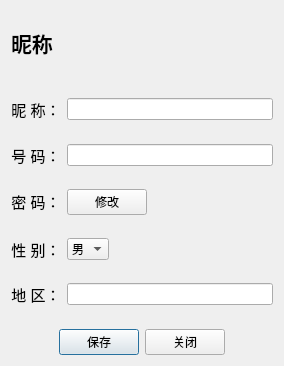
<?xml version="1.0" encoding="UTF-8"?>
<ui version="4.0">
 <class>PersonalCenter</class>
 <widget class="QDialog" name="PersonalCenter">
  <property name="geometry">
   <rect>
    <x>0</x>
    <y>0</y>
    <width>284</width>
    <height>366</height>
   </rect>
  </property>
  <property name="windowTitle">
   <string>个人信息中心</string>
  </property>
  <property name="windowIcon">
   <iconset resource="images/images.qrc">
    <normaloff>:/new/images/Tux.png</normaloff>:/new/images/Tux.png</iconset>
  </property>
  <layout class="QVBoxLayout" name="verticalLayout_2">
   <item>
    <layout class="QVBoxLayout" name="verticalLayout">
     <item>
      <spacer name="verticalSpacer_6">
       <property name="orientation">
        <enum>Qt::Vertical</enum>
       </property>
       <property name="sizeHint" stdset="0">
        <size>
         <width>20</width>
         <height>40</height>
        </size>
       </property>
      </spacer>
     </item>
     <item>
      <layout class="QHBoxLayout" name="horizontalLayout">
       <item>
        <widget class="QLabel" name="labelNickName">
         <property name="font">
          <font>
           <pointsize>16</pointsize>
           <weight>75</weight>
           <bold>true</bold>
          </font>
         </property>
         <property name="text">
          <string>昵称</string>
         </property>
        </widget>
       </item>
       <item>
        <widget class="QLabel" name="labelImage">
         <property name="pixmap">
          <pixmap resource="images/images.qrc">:/new/images/Tux.png</pixmap>
         </property>
        </widget>
       </item>
      </layout>
     </item>
     <item>
      <spacer name="verticalSpacer_8">
       <property name="orientation">
        <enum>Qt::Vertical</enum>
       </property>
       <property name="sizeHint" stdset="0">
        <size>
         <width>20</width>
         <height>40</height>
        </size>
       </property>
      </spacer>
     </item>
     <item>
      <spacer name="verticalSpacer_5">
       <property name="orientation">
        <enum>Qt::Vertical</enum>
       </property>
       <property name="sizeHint" stdset="0">
        <size>
         <width>20</width>
         <height>40</height>
        </size>
       </property>
      </spacer>
     </item>
     <item>
      <layout class="QHBoxLayout" name="horizontalLayout_2">
       <item>
        <widget class="QLabel" name="labelDisplayNameTip">
         <property name="text">
          <string>&lt;!DOCTYPE HTML PUBLIC &quot;-//W3C//DTD HTML 4.0//EN&quot; &quot;http://www.w3.org/TR/REC-html40/strict.dtd&quot;&gt;
&lt;html&gt;&lt;head&gt;&lt;meta name=&quot;qrichtext&quot; content=&quot;1&quot; /&gt;&lt;style type=&quot;text/css&quot;&gt;
p, li { white-space: pre-wrap; }
&lt;/style&gt;&lt;/head&gt;&lt;body style=&quot; font-family:'SimSun'; font-size:9pt; font-weight:400; font-style:normal;&quot;&gt;
&lt;p align=&quot;center&quot; style=&quot; margin-top:0px; margin-bottom:0px; margin-left:0px; margin-right:0px; -qt-block-indent:0; text-indent:0px;&quot;&gt;&lt;span style=&quot; font-size:11pt;&quot;&gt;昵 称：&lt;/span&gt;&lt;/p&gt;&lt;/body&gt;&lt;/html&gt;</string>
         </property>
        </widget>
       </item>
       <item>
        <widget class="QLineEdit" name="lineEditNickName"/>
       </item>
      </layout>
     </item>
     <item>
      <spacer name="verticalSpacer_4">
       <property name="orientation">
        <enum>Qt::Vertical</enum>
       </property>
       <property name="sizeHint" stdset="0">
        <size>
         <width>20</width>
         <height>40</height>
        </size>
       </property>
      </spacer>
     </item>
     <item>
      <layout class="QHBoxLayout" name="horizontalLayout_3">
       <item>
        <widget class="QLabel" name="label_5">
         <property name="text">
          <string>&lt;!DOCTYPE HTML PUBLIC &quot;-//W3C//DTD HTML 4.0//EN&quot; &quot;http://www.w3.org/TR/REC-html40/strict.dtd&quot;&gt;
&lt;html&gt;&lt;head&gt;&lt;meta name=&quot;qrichtext&quot; content=&quot;1&quot; /&gt;&lt;style type=&quot;text/css&quot;&gt;
p, li { white-space: pre-wrap; }
&lt;/style&gt;&lt;/head&gt;&lt;body style=&quot; font-family:'SimSun'; font-size:9pt; font-weight:400; font-style:normal;&quot;&gt;
&lt;p align=&quot;center&quot; style=&quot; margin-top:0px; margin-bottom:0px; margin-left:0px; margin-right:0px; -qt-block-indent:0; text-indent:0px;&quot;&gt;&lt;span style=&quot; font-size:11pt;&quot;&gt;号 码：&lt;/span&gt;&lt;/p&gt;&lt;/body&gt;&lt;/html&gt;</string>
         </property>
        </widget>
       </item>
       <item>
        <widget class="QLineEdit" name="lineEditAccount">
         <property name="readOnly">
          <bool>true</bool>
         </property>
        </widget>
       </item>
      </layout>
     </item>
     <item>
      <spacer name="verticalSpacer_3">
       <property name="orientation">
        <enum>Qt::Vertical</enum>
       </property>
       <property name="sizeHint" stdset="0">
        <size>
         <width>20</width>
         <height>40</height>
        </size>
       </property>
      </spacer>
     </item>
     <item>
      <layout class="QHBoxLayout" name="horizontalLayout_7">
       <property name="bottomMargin">
        <number>0</number>
       </property>
       <item>
        <widget class="QLabel" name="label">
         <property name="text">
          <string>&lt;!DOCTYPE HTML PUBLIC &quot;-//W3C//DTD HTML 4.0//EN&quot; &quot;http://www.w3.org/TR/REC-html40/strict.dtd&quot;&gt;
&lt;html&gt;&lt;head&gt;&lt;meta name=&quot;qrichtext&quot; content=&quot;1&quot; /&gt;&lt;style type=&quot;text/css&quot;&gt;
p, li { white-space: pre-wrap; }
&lt;/style&gt;&lt;/head&gt;&lt;body style=&quot; font-family:'SimSun'; font-size:9pt; font-weight:400; font-style:normal;&quot;&gt;
&lt;p align=&quot;center&quot; style=&quot; margin-top:0px; margin-bottom:0px; margin-left:0px; margin-right:0px; -qt-block-indent:0; text-indent:0px;&quot;&gt;&lt;span style=&quot; font-size:11pt;&quot;&gt;密 码：&lt;/span&gt;&lt;/p&gt;&lt;/body&gt;&lt;/html&gt;</string>
         </property>
        </widget>
       </item>
       <item>
        <widget class="QPushButton" name="pushButtonPwdChange">
         <property name="text">
          <string>修改</string>
         </property>
         <property name="autoDefault">
          <bool>false</bool>
         </property>
        </widget>
       </item>
       <item>
        <spacer name="horizontalSpacer_7">
         <property name="orientation">
          <enum>Qt::Horizontal</enum>
         </property>
         <property name="sizeHint" stdset="0">
          <size>
           <width>40</width>
           <height>20</height>
          </size>
         </property>
        </spacer>
       </item>
      </layout>
     </item>
     <item>
      <spacer name="verticalSpacer">
       <property name="orientation">
        <enum>Qt::Vertical</enum>
       </property>
       <property name="sizeHint" stdset="0">
        <size>
         <width>20</width>
         <height>40</height>
        </size>
       </property>
      </spacer>
     </item>
     <item>
      <layout class="QHBoxLayout" name="horizontalLayout_5">
       <item>
        <widget class="QLabel" name="label_9">
         <property name="text">
          <string>&lt;!DOCTYPE HTML PUBLIC &quot;-//W3C//DTD HTML 4.0//EN&quot; &quot;http://www.w3.org/TR/REC-html40/strict.dtd&quot;&gt;
&lt;html&gt;&lt;head&gt;&lt;meta name=&quot;qrichtext&quot; content=&quot;1&quot; /&gt;&lt;style type=&quot;text/css&quot;&gt;
p, li { white-space: pre-wrap; }
&lt;/style&gt;&lt;/head&gt;&lt;body style=&quot; font-family:'SimSun'; font-size:9pt; font-weight:400; font-style:normal;&quot;&gt;
&lt;p align=&quot;center&quot; style=&quot; margin-top:0px; margin-bottom:0px; margin-left:0px; margin-right:0px; -qt-block-indent:0; text-indent:0px;&quot;&gt;&lt;span style=&quot; font-size:11pt;&quot;&gt;性 别：&lt;/span&gt;&lt;/p&gt;&lt;/body&gt;&lt;/html&gt;</string>
         </property>
        </widget>
       </item>
       <item>
        <widget class="QComboBox" name="comboBoxSex">
         <item>
          <property name="text">
           <string>男</string>
          </property>
         </item>
         <item>
          <property name="text">
           <string>女</string>
          </property>
         </item>
        </widget>
       </item>
       <item>
        <spacer name="horizontalSpacer_4">
         <property name="orientation">
          <enum>Qt::Horizontal</enum>
         </property>
         <property name="sizeHint" stdset="0">
          <size>
           <width>40</width>
           <height>20</height>
          </size>
         </property>
        </spacer>
       </item>
      </layout>
     </item>
     <item>
      <spacer name="verticalSpacer_2">
       <property name="orientation">
        <enum>Qt::Vertical</enum>
       </property>
       <property name="sizeHint" stdset="0">
        <size>
         <width>20</width>
         <height>40</height>
        </size>
       </property>
      </spacer>
     </item>
     <item>
      <layout class="QHBoxLayout" name="horizontalLayout_4">
       <item>
        <widget class="QLabel" name="label_7">
         <property name="text">
          <string>&lt;!DOCTYPE HTML PUBLIC &quot;-//W3C//DTD HTML 4.0//EN&quot; &quot;http://www.w3.org/TR/REC-html40/strict.dtd&quot;&gt;
&lt;html&gt;&lt;head&gt;&lt;meta name=&quot;qrichtext&quot; content=&quot;1&quot; /&gt;&lt;style type=&quot;text/css&quot;&gt;
p, li { white-space: pre-wrap; }
&lt;/style&gt;&lt;/head&gt;&lt;body style=&quot; font-family:'SimSun'; font-size:9pt; font-weight:400; font-style:normal;&quot;&gt;
&lt;p align=&quot;center&quot; style=&quot; margin-top:0px; margin-bottom:0px; margin-left:0px; margin-right:0px; -qt-block-indent:0; text-indent:0px;&quot;&gt;&lt;span style=&quot; font-size:11pt;&quot;&gt;地 区：&lt;/span&gt;&lt;/p&gt;&lt;/body&gt;&lt;/html&gt;</string>
         </property>
        </widget>
       </item>
       <item>
        <widget class="QLineEdit" name="lineEditArea"/>
       </item>
      </layout>
     </item>
     <item>
      <spacer name="verticalSpacer_7">
       <property name="orientation">
        <enum>Qt::Vertical</enum>
       </property>
       <property name="sizeHint" stdset="0">
        <size>
         <width>20</width>
         <height>40</height>
        </size>
       </property>
      </spacer>
     </item>
    </layout>
   </item>
   <item>
    <layout class="QHBoxLayout" name="horizontalLayout_6">
     <property name="bottomMargin">
      <number>0</number>
     </property>
     <item>
      <spacer name="horizontalSpacer">
       <property name="orientation">
        <enum>Qt::Horizontal</enum>
       </property>
       <property name="sizeHint" stdset="0">
        <size>
         <width>40</width>
         <height>20</height>
        </size>
       </property>
      </spacer>
     </item>
     <item>
      <widget class="QPushButton" name="pushButtonSave">
       <property name="text">
        <string>保存</string>
       </property>
      </widget>
     </item>
     <item>
      <widget class="QPushButton" name="pushButtonCancel">
       <property name="text">
        <string>关闭</string>
       </property>
      </widget>
     </item>
     <item>
      <spacer name="horizontalSpacer_3">
       <property name="orientation">
        <enum>Qt::Horizontal</enum>
       </property>
       <property name="sizeHint" stdset="0">
        <size>
         <width>40</width>
         <height>20</height>
        </size>
       </property>
      </spacer>
     </item>
    </layout>
   </item>
  </layout>
 </widget>
 <resources>
  <include location="images/images.qrc"/>
 </resources>
 <connections/>
</ui>
